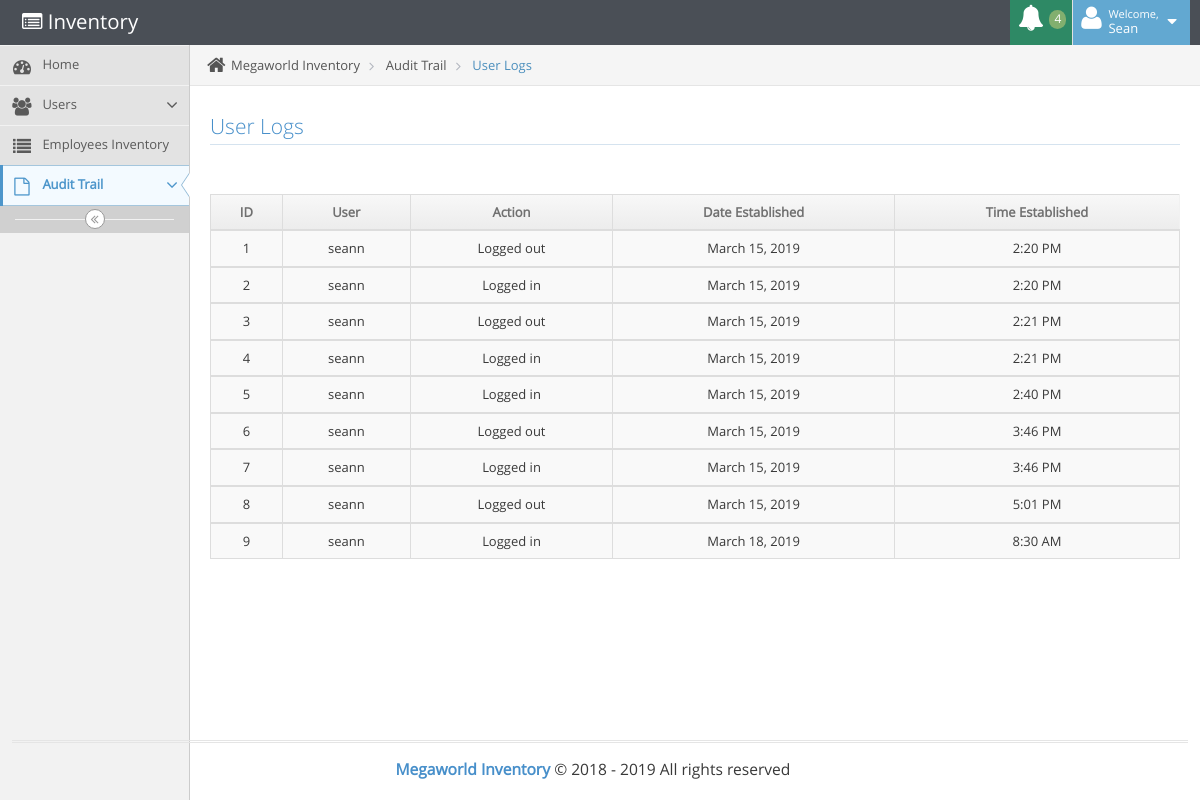
The app's page /components/m3g4w0rld_u553r5_1065.php (signed in) with its own data.
### tables this page shows
CREATE TABLE `u53r_1065` (
  `u53r_id` int(11) NOT NULL,
  `u53r_user` text NOT NULL,
  `u53r_action` text NOT NULL,
  `u53r_date` datetime NOT NULL DEFAULT CURRENT_TIMESTAMP ON UPDATE CURRENT_TIMESTAMP
);

### inc/m3g4w0rld_c0mm0n.php (called while the page is built, shortened)
<?php
$adm1n = '4dm1n15tr4t0r';
?>

### components/val/m3g4w0rld_1nv3nt0ry_v4l.php (called while the page is built, shortened)
<?php
if (!empty($_SESSION['m364_p051t10n'])) {
    $m364_p051t10n = $_SESSION['m364_p051t10n'];
} else {
    $m364_p051t10n = "";
}
?>

### components/m3g4w0rld_u553r5_1065.php (the view, shortened to what this page needs)
<?php
include("../inc/m3g4w0rld_c0mm0n.php");
include("val/m3g4w0rld_1nv3nt0ry_v4l.php");
?>
<!DOCTYPE html>
<html lang="en">
	<head>
		<link rel="stylesheet" href="../assets/css/bootstrap.min.css" />
		<link rel="stylesheet" href="../assets/font-awesome/4.5.0/css/font-awesome.min.css" />
		<link rel="stylesheet" href="../assets/css/ace.min.css" class="ace-main-stylesheet" id="main-ace-style" />
		<link rel="stylesheet" href="../assets/css/ace-skins.min.css" />
		<link rel="stylesheet" href="../assets/css/ace-rtl.min.css" />
	</head>
	<body class="no-skin">
  <?php include("../inc/m3g4w0rld_h34d3r.php"); ?>
		<div class="main-container ace-save-state" id="main-container">
			<div id="sidebar" class="sidebar      skin-3           responsive                    ace-save-state">
				<ul class="nav nav-list">
				  <li class="">
				    <a href="m3g4w0rld_m41n.php">
				      <i class="menu-icon fa fa-tachometer"></i>
				      <span class="menu-text"> Home </span>
				    </a>
				  </li>
					<?php if ($adm1n === $m364_p051t10n) { ?>
				  <li class="">
				    <a href="#" class="dropdown-toggle">
				      <i class="menu-icon fa fa-users"></i>
				      <span class="menu-text"> Users </span>
				      <b class="arrow fa fa-angle-down"></b>
				    </a>
				  </li>
					<?php } ?>
				  <li class="">
				    <a href="m3g4w0rld_1nv3nt0ry.php">
				      <i class="menu-icon fa fa-list"></i>
				      <span class="menu-text"> Employees Inventory </span>
				    </a>
				  </li>
					<li class="active">
				    <a href="#" class="dropdown-toggle">
				      <i class="menu-icon fa fa-file-o"></i>
				      <span class="menu-text">
				        Audit Trail
				      </span>
				      <b class="arrow fa fa-angle-down"></b>
				    </a>
				  </li>
				</ul>
				<div class="sidebar-toggle sidebar-collapse" id="sidebar-collapse">
					<i id="sidebar-toggle-icon" class="ace-icon fa fa-angle-double-left ace-save-state" data-icon1="ace-icon fa fa-angle-double-left" data-icon2="ace-icon fa fa-angle-double-right"></i>
				</div>
			</div>
			<div class="main-content">
				<div class="main-content-inner">
					<div class="breadcrumbs ace-save-state" id="breadcrumbs">
						<ul class="breadcrumb">
							<li>
								<i class="ace-icon fa fa-home home-icon"></i>
								Megaworld Inventory
							</li>
							<li class="">
                Audit Trail
              </li>
							<li class="active">
                <a href="m3g4w0rld_u553r5_1065.php">User Logs</a>
              </li>
						</ul>
					</div>
					<div class="page-content">
						<div class="row">
							<div class="col-xs-12">
								<h3 class="header smaller lighter blue">User Logs</h3>
											<table id="dynamic-table" class="table table-striped table-bordered table-hover text-top-5x">
												<thead>
													<tr>
														<th class="text-center">ID</th>
														<th class="text-center">User</th>
														<th class="text-center">Action</th>
														<th class="text-center">Date Established</th>
														<th class="text-center">Time Established</th>
													</tr>
												</thead>
												<tbody>
													<?php
											    $xcon->setAttribute(PDO::ATTR_ERRMODE, PDO::ERRMODE_EXCEPTION);
											    $result = $xcon->prepare("SELECT * FROM u53r_1065");
											    $result->execute();
											        while ($row = $result->fetch(PDO::FETCH_ASSOC)) {
											            $m3g4w0rld_u53r_id = $row['u53r_id'];
											            $m3g4w0rld_u53r_user = $row['u53r_user'];
											            $m3g4w0rld_u53r_action = $row['u53r_action'];
											            $m3g4w0rld_u53r_date = $row['u53r_date'];
																	$m3g4w0rld_u53r_new_date = date('F d, Y',strtotime($m3g4w0rld_u53r_date));
																	$m3g4w0rld_u53r_new_time = date('g:i A',strtotime($m3g4w0rld_u53r_date));
											    ?>
													<tr>
														<td class="text-center"><?php echo $m3g4w0rld_u53r_id; ?></td>
														<td class="text-center"><?php echo $m3g4w0rld_u53r_user; ?></td>
														<td class="text-center"><?php echo $m3g4w0rld_u53r_action; ?></td>
														<td class="text-center"><?php echo $m3g4w0rld_u53r_new_date; ?></td>
														<td class="text-center"><?php echo $m3g4w0rld_u53r_new_time; ?></td>
													</tr>
												</tbody>
											<?php } ?>
											</table>
									</div>
								</div>
							</div>
									</div>
								</div>
							</div>
			<div class="footer">
				<div class="footer-inner">
					<div class="footer-content">
						<span class="bigger-120">
							<span class="blue bolder">Megaworld Inventory</span>
							&copy; 2018 - 2019 All rights reserved
						</span>
					</div>
				</div>
			</div>
	</body>
</html>

### records on screen
u53r_1065: u53r_id "1", u53r_user "seann", u53r_action "Logged out", u53r_date "March 15, 2019", u53r_date "2:20 PM"
u53r_1065: u53r_id "2", u53r_user "seann", u53r_action "Logged in", u53r_date "March 15, 2019", u53r_date "2:20 PM"
u53r_1065: u53r_id "3", u53r_user "seann", u53r_action "Logged out", u53r_date "March 15, 2019", u53r_date "2:21 PM"
u53r_1065: u53r_id "4", u53r_user "seann", u53r_action "Logged in", u53r_date "March 15, 2019", u53r_date "2:21 PM"
u53r_1065: u53r_id "5", u53r_user "seann", u53r_action "Logged in", u53r_date "March 15, 2019", u53r_date "2:40 PM"
u53r_1065: u53r_id "6", u53r_user "seann", u53r_action "Logged out", u53r_date "March 15, 2019", u53r_date "3:46 PM"
u53r_1065: u53r_id "7", u53r_user "seann", u53r_action "Logged in", u53r_date "March 15, 2019", u53r_date "3:46 PM"
u53r_1065: u53r_id "8", u53r_user "seann", u53r_action "Logged out", u53r_date "March 15, 2019", u53r_date "5:01 PM"
u53r_1065: u53r_id "9", u53r_user "seann", u53r_action "Logged in", u53r_date "March 18, 2019", u53r_date "8:30 AM"

### other values on screen
$num_approv "4"
$m364_fname "Sean"
